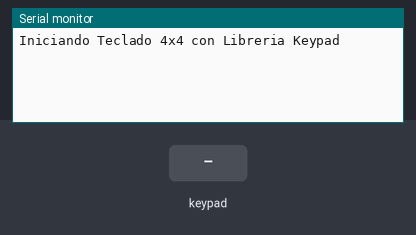
The sketch below on a simulated ESP8266 (NodeMCU). Shown: the last lines printed to the serial monitor. The test bench sets the inputs (shaded band).

Above: at 1.2 s.
1.3 s: key '1' pressed
At 2.2 s:
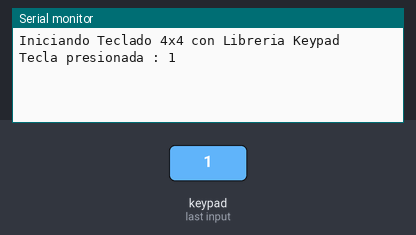
2.8 s: keypad keys 1 2 # pressed 0.4 s apart
At 5.0 s:
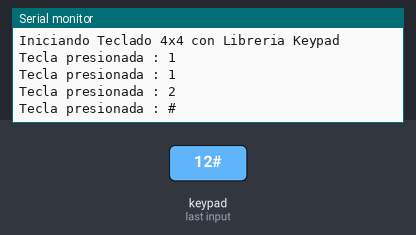
5.5 s: key 'A' pressed
At 6.6 s:
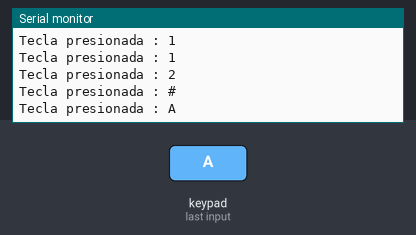
7.0 s: keypad keys 1 2 * pressed 0.4 s apart
At 8.2 s:
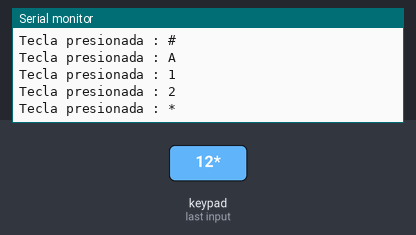
9.7 s: key 'B' pressed
At 10.9 s:
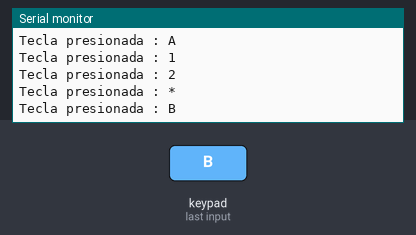
11.2 s: keypad keys 1 2 D pressed 0.4 s apart
At 12.9 s:
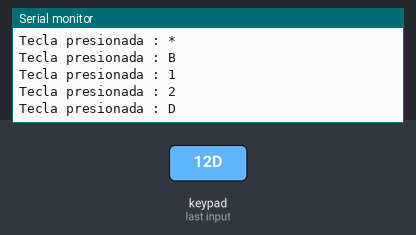

The sketch:

demo1_keypad_ESP8266.ino
```cpp
#include <Keypad.h>

#define filas 4
#define columnas 4

byte pinesFilas[filas] = { D4, D5, D6, D7 };        //2, 14, 12, 13
byte pinesColumnas[columnas] = { D0, D1, D2, D3 };  // 16, 5, 4, 0

char signos[filas][columnas] = {
  { '1', '2', '3', 'A' },
  { '4', '5', '6', 'B' },
  { '7', '8', '9', 'C' },
  { '*', '0', '#', 'D' }
};

Keypad teclado = Keypad(makeKeymap(signos), pinesFilas, pinesColumnas, filas, columnas);


void setup() {
  Serial.begin(115200);
  Serial.println("Iniciando Teclado 4x4 con Libreria Keypad");
  Serial.println();
}

void loop() {
  char tecla = teclado.getKey();

  if (tecla) {
    Serial.print("Tecla presionada : ");
    Serial.println(tecla);
  }
}
```

Measured:
- after the input at 1.3 s, the serial monitor: prints a new line at once (image 1)
- after the input at 2.8 s, the serial monitor: prints a new line after 0.41 s (image 2)
- after the input at 5.5 s, the serial monitor: prints a new line at once (image 3)
- after the input at 7.0 s, the serial monitor: prints a new line at once (image 4)
- after the input at 9.7 s, the serial monitor: prints a new line at once (image 5)
- after the input at 11.2 s, the serial monitor: prints a new line at once (image 6)
